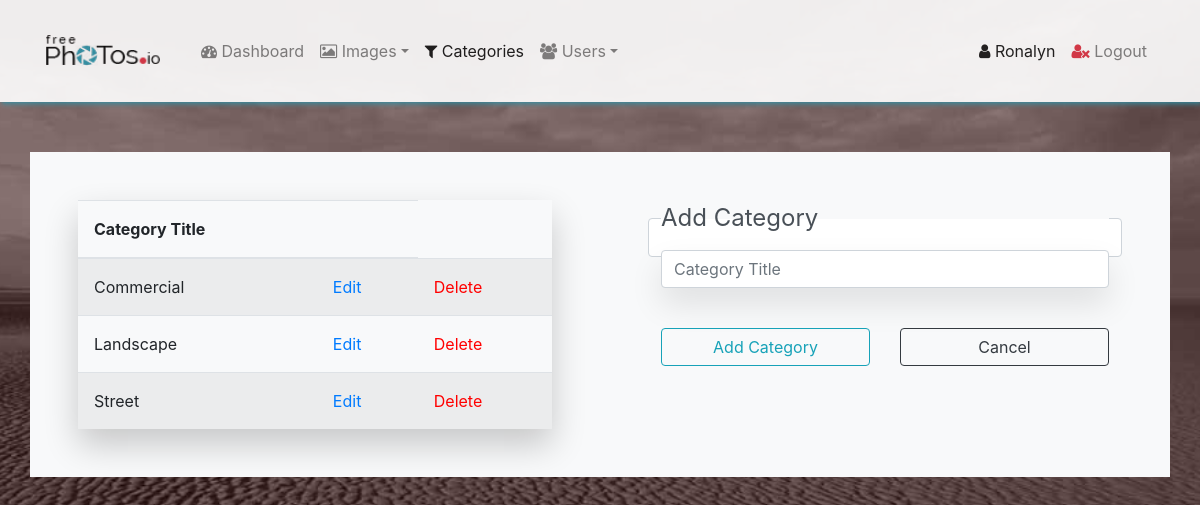
Page /admin/categories.php (signed in) on the committed database.
### tables this page shows
CREATE TABLE `users` (
  `user_id` int(11) NOT NULL,
  `user_firstname` varchar(255) NOT NULL,
  `user_lastname` varchar(255) NOT NULL,
  `user_image` text NOT NULL,
  `user_email` varchar(255) NOT NULL,
  `user_password` text NOT NULL,
  `user_role` varchar(255) NOT NULL,
  `time_online` int(11) NOT NULL,
  `code_one` text NOT NULL,
  `code_two` text NOT NULL,
  `active` tinyint(1) NOT NULL
);

CREATE TABLE `categories` (
  `cat_id` int(3) NOT NULL,
  `cat_title` varchar(255) NOT NULL
);

### config/db.php (called while the page is built, shortened)
<?php
$con = mysqli_connect('localhost', 'root', '', 'ronal720_freephotos_db');
function query($query) {
	global $con;
	$result =  mysqli_query($con, $query);
	return $result;
}
function fetch_array($result) {
	return mysqli_fetch_array($result);
}

### admin/categories.php (the view, shortened to what this page needs)
<?php
    include("admin_includes/admin_header.php");
?>
<?php
    include("admin_includes/admin_nav.php");
?>
<section id="categories" class="">
    <div class="container">
        <div class="row pb-5">
            <div class="col-md-6 mt-5 p-5 bg-light">
                <table class="table table-sm table-striped table-hover table-cat">
                    <thead>
                        <tr>
                            <th class='p-3'>Category Title</th>
                            <th></th>
                        </tr>
                    </thead>
                    <tbody>
<?php
$query = "SELECT * FROM categories";
$select_categories = query($query);
    while($row = mysqli_fetch_assoc($select_categories)){
        $cat_id = $row['cat_id'];
        $cat_title = $row['cat_title'];
        echo "<tr>";
            echo "<td class='p-3'>{$cat_title}</td>";
            echo "<td class='p-3'><a href='categories.php?edit={$cat_id}'>Edit</a></td>";
            echo "<td class='p-3'><a href='#delete-cat' data-toggle='modal' data-id='{$cat_id}' style='color: red;' class='delete-cat'>Delete</a></td>";
        echo "</tr>";
    }
?>
                    </tbody>
                </table>
            </div>
                    <div class="col-md-6 mt-5 p-5 bg-light">
                <form action="" method="post" role="form">
                    <fieldset class="form-control">
                        <legend>Add Category </legend>
                            <div class="form-group">
                                <input class="form-control fl-cap form-control-input" name="cat_title" type="text" id="cat-title" pattern='.{3,20}' title='Must contain at least 3 and no more than 20 characters.' placeholder="Category Title" required>
                            </div>
                            <div class="form-group">
                                <div class="row">
                                    <div class="col-md-6 mt-4">
				                        <input class="form-control btn btn-outline-info" name="save" type="submit" value="Add Category">
				                    </div>
				                     <div class="col-md-6 mt-4">
				                        <a class="btn btn-outline-dark form-control" href="dashboard.php">Cancel</a>
				                    </div>
				                </div>
				            </div>
                    </fieldset>
                </form>
            </div>
        </div>
    </div>
</section>
<?php
    include("admin_includes/admin_close_tags.php");

### admin/admin_includes/admin_nav.php (shortened to what this page needs)
<link href="https://stackpath.bootstrapcdn.com/font-awesome/4.7.0/css/font-awesome.min.css" rel="stylesheet">
  <link rel="stylesheet" href="https://stackpath.bootstrapcdn.com/bootstrap/4.3.1/css/bootstrap.min.css">
  <link rel="stylesheet" href="styles/style.css">
</head>
<body>
   <nav id="navigator" class="navbar navbar-expand-lg navbar-light fixed-top py-3 navbartop">
        <div class="container">
            <a href="../home.php" class="navbar-brand"><img src="../img/web-logo3.png" alt="freephotos.io logo " class="logo"></a>
               <div class="collapse navbar-collapse ml-3" id="navBarNav">
                   <ul class="navbar-nav">
<?php
                $pageName = basename($_SERVER['PHP_SELF']);
                $dashboard_class = '';
                $dashboard = 'dashboard.php';
                $images_class = '';
                $images = 'images.php';
                $add_image = 'add_image.php';
                $cat_class = '';
                $category = 'categories.php';
                $users_class = '';
                $users = 'users.php';
                $add_user = 'add_user.php';
                if($pageName == $dashboard){
                   $dashboard_class = 'active';
                }else if($pageName == $images){
                    $images_class = 'active';
                }else if($pageName == $add_image){
                    $images_class = 'active';
                }else if($pageName == $category){
                    $cat_class = 'active';
                }else if($pageName == $users){
                    $users_class = 'active';
                }else if($pageName == $add_user){
                    $users_class = 'active';
                }
?>
                        <li class="nav-item <?php echo $dashboard_class; ?>">
                            <a href="dashboard.php" class="nav-link "><i class="fa fa-tachometer"></i> Dashboard</a>
                        </li>
                        <li class="nav-item dropdown <?php echo $images_class; ?>">
                            <a href="#" class="nav-link dropdown-toggle" data-toggle="dropdown"><i class="fa fa-picture-o"></i> Images</a>
                        </li>
                        <li class="nav-item <?php echo $cat_class; ?>">
                            <a href="categories.php" class="nav-link"><i class="fa fa-filter"></i> Categories</a>
                        </li>
                        <li class="nav-item dropdown <?php echo $users_class; ?>">
                            <a href="#" class="nav-link dropdown-toggle" data-toggle="dropdown"><i class="fa fa-users"></i> Users</a>
                        </li>
                    </ul>
                    <ul class="navbar-nav ml-auto">
                        <li class="nav-item">
                            <a href="../profile.php" class="nav-link active"><i class="fa fa-user"></i>
<?php
if(isset($_COOKIE['user'])){
    $cookie_user = abs((int)$_COOKIE['user']);
    $sql = "SELECT user_firstname FROM users WHERE user_id = '".escape($cookie_user)."' AND active = 1";
    $result = query($sql);
    confirm($result);
        $row = fetch_array($result);
        $db_firstname =  $row['user_firstname'];
        echo $db_firstname;
}else if(isset($_SESSION['user'])){
    $session_user = abs((int)$_SESSION['user']);
    $sql = "SELECT user_firstname FROM users WHERE user_id = '".escape($session_user)."' AND active = 1";
    $result = query($sql);
        $row = fetch_array($result);
        $db_firstname =  $row['user_firstname'];
        echo $db_firstname;
}
?>                          </a>
                    </li>
                    <li class="nav-item"><a href="../logout.php" class="nav-link"><i class="fa fa-user-times" style="color:#dc3545;"></i> Logout</a></li>
                </ul>
            </div>
        </div>
    </nav>

### admin/styles/style.css (style rules this page uses)
body { height: 100vh; margin-top: 6.5rem; background: url("../img/sand_pattern_red_overlay.jpg") no-repeat center center fixed; background-size: cover; }
.main-imgs, .img-div-modal, .profile-img, .admin-imgs-modal, .table-cat, .table-responsive, .edit-img img, .add-img-preview, .admin-chart, .carousel-inner { -webkit-box-shadow: 0 1rem 2rem rgba(0, 0, 0, 0.2); box-shadow: 0 1rem 2rem rgba(0, 0, 0, 0.2); }
.logo { width: 7.25rem; height: 2rem; margin: -5px 0 0 0; padding: 0; display: inline-block; }
.navbar-brand { padding-top: 20px; padding-bottom: 20px; }
.table { margin-bottom: 0; }
.table td { padding: 0.75rem .75rem .5rem .75rem; vertical-align: middle; }
.navbartop { -webkit-box-shadow: 2px 2px 5px #3292a6; box-shadow: 2px 2px 5px #3292a6; opacity: 0.9; background: #fff; }
.btn { -webkit-transition: all .2s; transition: all .2s; }
form .form-control-input { -webkit-box-shadow: 0 1rem 2rem rgba(0, 0, 0, 0.1); box-shadow: 0 1rem 2rem rgba(0, 0, 0, 0.1); -webkit-transition: all .3s; transition: all .3s; }

### rows in the picture
users: user_firstname "Ronalyn"
categories: cat_title "Commercial"
categories: cat_title "Landscape"
categories: cat_title "Street"
